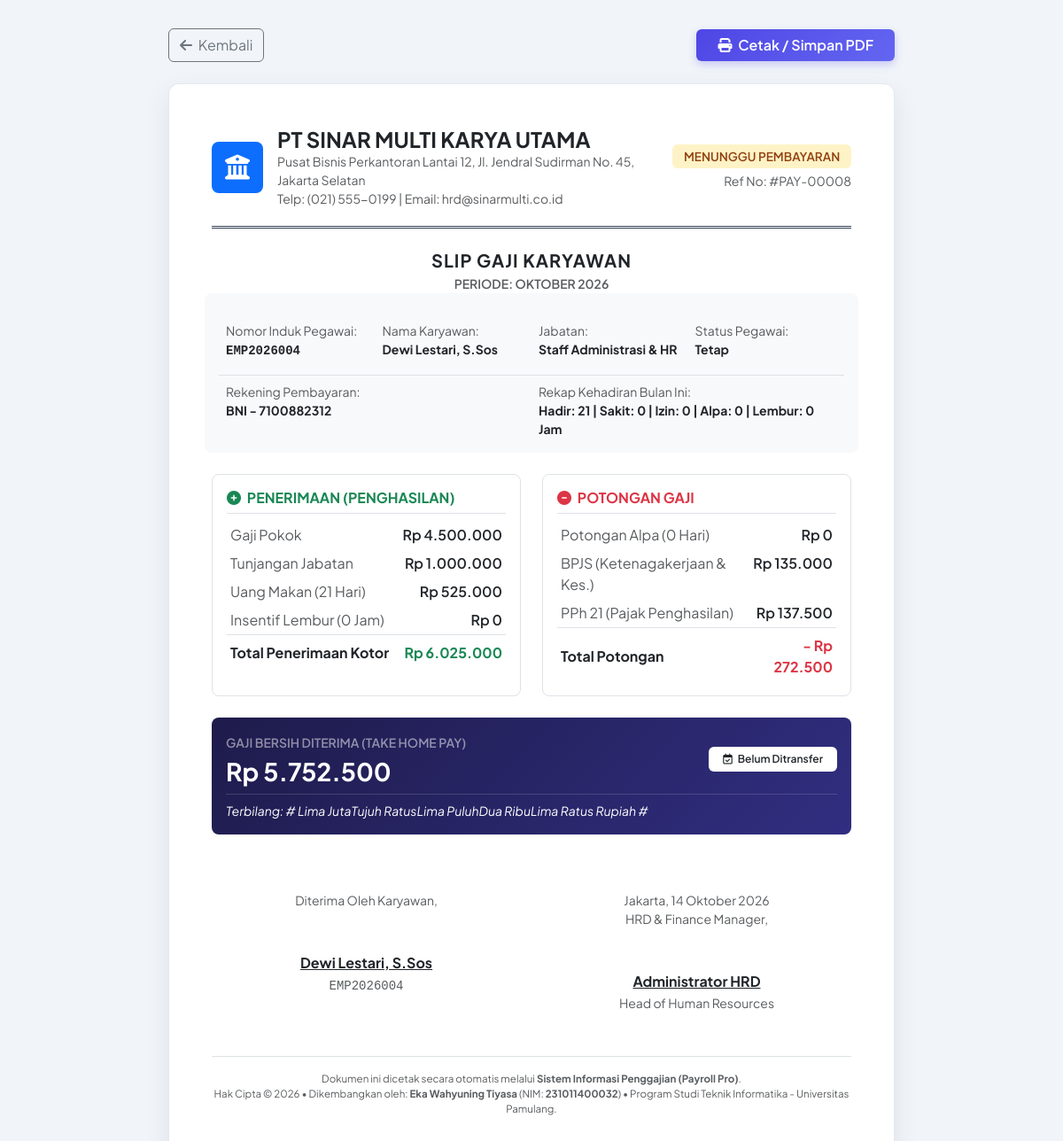
The page /penggajian/slip.php?id=8 (signed in) on the database its author committed.
### tables this page shows
CREATE TABLE `gaji` (
  `id` INT AUTO_INCREMENT PRIMARY KEY,
  `karyawan_id` INT NOT NULL,
  `bulan` INT NOT NULL,
  `tahun` INT NOT NULL,
  `gaji_pokok` DECIMAL(15,2) NOT NULL DEFAULT 0,
  `tunjangan_jabatan` DECIMAL(15,2) NOT NULL DEFAULT 0,
  `uang_makan` DECIMAL(15,2) NOT NULL DEFAULT 0,
  `insentif_lembur` DECIMAL(15,2) NOT NULL DEFAULT 0,
  `potongan_alpa` DECIMAL(15,2) NOT NULL DEFAULT 0,
  `potongan_bpjs` DECIMAL(15,2) NOT NULL DEFAULT 0,
  `potongan_pph21` DECIMAL(15,2) NOT NULL DEFAULT 0,
  `total_pendapatan` DECIMAL(15,2) NOT NULL DEFAULT 0,
  `total_potongan` DECIMAL(15,2) NOT NULL DEFAULT 0,
  `take_home_pay` DECIMAL(15,2) NOT NULL DEFAULT 0,
  `status` ENUM('Pending', 'Dibayar') NOT NULL DEFAULT 'Pending',
  `tanggal_bayar` DATE DEFAULT NULL,
  `catatan` TEXT DEFAULT NULL,
  `created_at` TIMESTAMP DEFAULT CURRENT_TIMESTAMP,
  UNIQUE KEY `unique_gaji_periode` (`karyawan_id`, `bulan`, `tahun`),
  INDEX (`karyawan_id`),
  CONSTRAINT `fk_gaji_karyawan` FOREIGN KEY (`karyawan_id`) REFERENCES `karyawan` (`id`) ON DELETE CASCADE ON UPDATE CASCADE
);

CREATE TABLE `karyawan` (
  `id` INT AUTO_INCREMENT PRIMARY KEY,
  `user_id` INT NULL,
  `nip` VARCHAR(30) NOT NULL UNIQUE,
  `nama` VARCHAR(100) NOT NULL,
  `email` VARCHAR(100) NOT NULL,
  `jabatan_id` INT NOT NULL,
  `jenis_kelamin` ENUM('Laki-laki', 'Perempuan') NOT NULL DEFAULT 'Laki-laki',
  `no_telepon` VARCHAR(20) DEFAULT NULL,
  `alamat` TEXT DEFAULT NULL,
  `status_kepegawaian` ENUM('Tetap', 'Kontrak', 'Magang') NOT NULL DEFAULT 'Tetap',
  `tanggal_masuk` DATE NOT NULL,
  `no_rekening` VARCHAR(50) NOT NULL,
  `nama_bank` VARCHAR(50) NOT NULL DEFAULT 'BCA',
  `foto` VARCHAR(255) DEFAULT 'default.png',
  `created_at` TIMESTAMP DEFAULT CURRENT_TIMESTAMP,
  INDEX (`jabatan_id`),
  INDEX (`user_id`),
  CONSTRAINT `fk_karyawan_jabatan` FOREIGN KEY (`jabatan_id`) REFERENCES `jabatan` (`id`) ON DELETE RESTRICT ON UPDATE CASCADE,
  CONSTRAINT `fk_karyawan_user` FOREIGN KEY (`user_id`) REFERENCES `users` (`id`) ON DELETE SET NULL ON UPDATE CASCADE
);

CREATE TABLE `jabatan` (
  `id` INT AUTO_INCREMENT PRIMARY KEY,
  `nama_jabatan` VARCHAR(100) NOT NULL,
  `gaji_pokok` DECIMAL(15,2) NOT NULL DEFAULT 0,
  `tunjangan_jabatan` DECIMAL(15,2) NOT NULL DEFAULT 0,
  `uang_makan_per_hari` DECIMAL(15,2) NOT NULL DEFAULT 25000,
  `created_at` TIMESTAMP DEFAULT CURRENT_TIMESTAMP
);

CREATE TABLE `absensi` (
  `id` INT AUTO_INCREMENT PRIMARY KEY,
  `karyawan_id` INT NOT NULL,
  `bulan` INT NOT NULL,
  `tahun` INT NOT NULL,
  `hadir` INT NOT NULL DEFAULT 0,
  `sakit` INT NOT NULL DEFAULT 0,
  `izin` INT NOT NULL DEFAULT 0,
  `alpa` INT NOT NULL DEFAULT 0,
  `lembur_jam` INT NOT NULL DEFAULT 0,
  `created_at` TIMESTAMP DEFAULT CURRENT_TIMESTAMP,
  UNIQUE KEY `unique_absensi_periode` (`karyawan_id`, `bulan`, `tahun`),
  INDEX (`karyawan_id`),
  CONSTRAINT `fk_absensi_karyawan` FOREIGN KEY (`karyawan_id`) REFERENCES `karyawan` (`id`) ON DELETE CASCADE ON UPDATE CASCADE
);

### penggajian/slip.php (the view, shortened to what the rows shown need)
<?php
require_once __DIR__ . '/../config/app.php';
$id = (int)($_GET['id'] ?? 0);
if ($id > 0) {
    if (is_admin()) {
        $stmt = $pdo->prepare("SELECT g.*, k.nama as nama_karyawan, k.nip, k.email, k.status_kepegawaian, k.no_rekening, k.nama_bank, j.nama_jabatan
            FROM gaji g
            JOIN karyawan k ON g.karyawan_id = k.id
            JOIN jabatan j ON k.jabatan_id = j.id
            WHERE g.id = ? LIMIT 1");
        $stmt->execute([$id]);
    }
    $slip = $stmt->fetch();
}
$stmtAbsen = $pdo->prepare("SELECT * FROM absensi WHERE karyawan_id = ? AND bulan = ? AND tahun = ? LIMIT 1");
$stmtAbsen->execute([$slip['karyawan_id'], $slip['bulan'], $slip['tahun']]);
$absen = $stmtAbsen->fetch();
$hadir = (int)($absen['hadir'] ?? 0);
$sakit = (int)($absen['sakit'] ?? 0);
$izin  = (int)($absen['izin'] ?? 0);
$alpa  = (int)($absen['alpa'] ?? 0);
$lembur = (int)($absen['lembur_jam'] ?? 0);
$terbilang_rupiah = terbilang($slip['take_home_pay']) . ' Rupiah';
?>
<!DOCTYPE html>
<html lang="id">
<head>
    <link href="https://cdn.jsdelivr.net/npm/bootstrap@5.3.2/dist/css/bootstrap.min.css" rel="stylesheet">
    <link rel="stylesheet" href="https://cdnjs.cloudflare.com/ajax/libs/font-awesome/6.5.1/css/all.min.css">
    <link rel="stylesheet" href="<?= base_url('assets/css/style.css') ?>">
</head>
<body>
<div class="container">
    <div class="slip-box">
        <div class="kop-surat d-flex align-items-center justify-content-between">
            <div class="text-end">
                <span class="badge <?= $slip['status'] === 'Dibayar' ? 'badge-soft-success' : 'badge-soft-warning' ?> badge-status">
                    <?= $slip['status'] === 'Dibayar' ? 'LUNAS / DIBAYAR' : 'MENUNGGU PEMBAYARAN' ?>
                </span>
                <div class="text-muted small mt-1">Ref No: #PAY-<?= str_pad($slip['id'], 5, '0', STR_PAD_LEFT) ?></div>
            </div>
        </div>
        <div class="text-center my-3">
            <h5 class="fw-bold text-dark text-uppercase mb-1" style="letter-spacing: 0.05em;">SLIP GAJI KARYAWAN</h5>
            <div class="text-muted small fw-semibold">PERIODE: <?= strtoupper(bulan_indonesia($slip['bulan'])) . ' ' . $slip['tahun'] ?></div>
        </div>
        <div class="row g-3 p-3 bg-light rounded-3 mb-4 small">
            <div class="col-6 col-md-3">
                <span class="text-muted d-block">Nomor Induk Pegawai:</span>
                <strong class="text-dark font-monospace"><?= htmlspecialchars($slip['nip']) ?></strong>
            </div>
            <div class="col-6 col-md-3">
                <span class="text-muted d-block">Nama Karyawan:</span>
                <strong class="text-dark"><?= htmlspecialchars($slip['nama_karyawan']) ?></strong>
            </div>
            <div class="col-6 col-md-3">
                <span class="text-muted d-block">Jabatan:</span>
                <strong class="text-dark"><?= htmlspecialchars($slip['nama_jabatan']) ?></strong>
            </div>
            <div class="col-6 col-md-3">
                <span class="text-muted d-block">Status Pegawai:</span>
                <strong class="text-dark"><?= htmlspecialchars($slip['status_kepegawaian']) ?></strong>
            </div>
            <div class="col-6 col-md-6 border-top pt-2">
                <span class="text-muted d-block">Rekening Pembayaran:</span>
                <strong class="text-dark"><?= htmlspecialchars($slip['nama_bank']) ?> - <?= htmlspecialchars($slip['no_rekening']) ?></strong>
            </div>
            <div class="col-6 col-md-6 border-top pt-2">
                <span class="text-muted d-block">Rekap Kehadiran Bulan Ini:</span>
                <strong class="text-dark">Hadir: <?= $hadir ?> | Sakit: <?= $sakit ?> | Izin: <?= $izin ?> | Alpa: <?= $alpa ?> | Lembur: <?= $lembur ?> Jam</strong>
            </div>
        </div>
        <div class="row g-4 mb-4">
            <div class="col-12 col-md-6">
                <div class="border rounded-3 p-3 h-100">
                    <table class="table table-sm table-borderless mb-0">
                        <tbody>
                            <tr>
                                <td class="text-muted">Gaji Pokok</td>
                                <td class="text-end fw-semibold text-dark"><?= format_rupiah($slip['gaji_pokok']) ?></td>
                            </tr>
                            <tr>
                                <td class="text-muted">Tunjangan Jabatan</td>
                                <td class="text-end fw-semibold text-dark"><?= format_rupiah($slip['tunjangan_jabatan']) ?></td>
                            </tr>
                            <tr>
                                <td class="text-muted">Uang Makan (<?= $hadir ?> Hari)</td>
                                <td class="text-end fw-semibold text-dark"><?= format_rupiah($slip['uang_makan']) ?></td>
                            </tr>
                            <tr>
                                <td class="text-muted">Insentif Lembur (<?= $lembur ?> Jam)</td>
                                <td class="text-end fw-semibold text-dark"><?= format_rupiah($slip['insentif_lembur']) ?></td>
                            </tr>
                        </tbody>
                        <tfoot class="border-top">
                            <tr>
                                <th class="text-dark pt-2">Total Penerimaan Kotor</th>
                                <th class="text-end text-success pt-2"><?= format_rupiah($slip['total_pendapatan']) ?></th>
                            </tr>
                        </tfoot>
                    </table>
                </div>
            </div>
            <div class="col-12 col-md-6">
                <div class="border rounded-3 p-3 h-100">
                    <table class="table table-sm table-borderless mb-0">
                        <tbody>
                            <tr>
                                <td class="text-muted">Potongan Alpa (<?= $alpa ?> Hari)</td>
                                <td class="text-end fw-semibold text-dark"><?= format_rupiah($slip['potongan_alpa']) ?></td>
                            </tr>
                            <tr>
                                <td class="text-muted">BPJS (Ketenagakerjaan & Kes.)</td>
                                <td class="text-end fw-semibold text-dark"><?= format_rupiah($slip['potongan_bpjs']) ?></td>
                            </tr>
                            <tr>
                                <td class="text-muted">PPh 21 (Pajak Penghasilan)</td>
                                <td class="text-end fw-semibold text-dark"><?= format_rupiah($slip['potongan_pph21']) ?></td>
                            </tr>
                        </tbody>
                        <tfoot class="border-top">
                            <tr>
                                <th class="text-dark pt-2">Total Potongan</th>
                                <th class="text-end text-danger pt-2">- <?= format_rupiah($slip['total_potongan']) ?></th>
                            </tr>
                        </tfoot>
                    </table>
                </div>
            </div>
        </div>
        <div class="p-3 rounded-3 mb-4" style="background: linear-gradient(135deg, #1e1b4b 0%, #312e81 100%); color: white;">
            <div class="d-flex justify-content-between align-items-center">
                <div>
                    <span class="text-white-50 small text-uppercase fw-semibold">GAJI BERSIH DITERIMA (TAKE HOME PAY)</span>
                    <h3 class="fw-bold mb-0 text-white mt-1"><?= format_rupiah($slip['take_home_pay']) ?></h3>
                </div>
            </div>
            <div class="mt-2 pt-2 border-top border-white-25 small" style="border-color: rgba(255,255,255,0.15) !important;">
                <em>Terbilang: # <?= htmlspecialchars($terbilang_rupiah) ?> #</em>
            </div>
        </div>
        <div class="row text-center mt-5 pt-3">
            <div class="col-6">
                <div class="small text-muted mb-5">Diterima Oleh Karyawan,</div>
                <div class="fw-bold text-dark text-decoration-underline"><?= htmlspecialchars($slip['nama_karyawan']) ?></div>
                <small class="text-muted font-monospace"><?= htmlspecialchars($slip['nip']) ?></small>
            </div>
        </div>
    </div>
</div>
</body>
</html>

### rows shown on the page
gaji: id "00008", bulan "OKTOBER", tahun "2026", karyawan.nip "EMP2026004", karyawan.nama "Dewi Lestari, S.Sos", jabatan.nama_jabatan "Staff Administrasi & HR", karyawan.status_kepegawaian "Tetap", karyawan.nama_bank "BNI", karyawan.no_rekening "7100882312", gaji_pokok "Rp 4.500.000", tunjangan_jabatan "Rp 1.000.000", uang_makan "Rp 525.000", insentif_lembur "Rp 0", total_pendapatan "Rp 6.025.000", potongan_alpa "Rp 0", potongan_bpjs "Rp 135.000", potongan_pph21 "Rp 137.500", total_potongan "Rp 272.500", take_home_pay "Rp 5.752.500", take_home_pay "Lima JutaTujuh RatusLima PuluhDua RibuLima Ratus Rupiah"
absensi: hadir "21", sakit "0", izin "0", alpa "0", lembur_jam "0"
